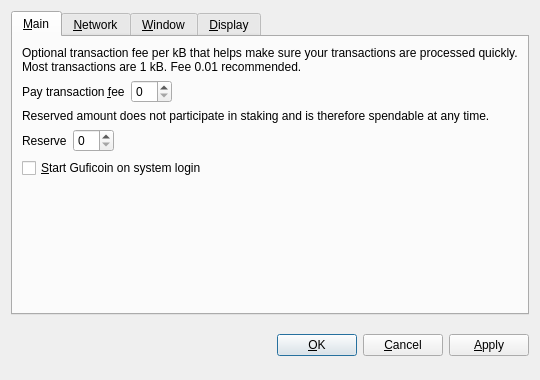
<?xml version="1.0" encoding="UTF-8"?>
<ui version="4.0">
 <class>OptionsDialog</class>
 <widget class="QDialog" name="OptionsDialog">
  <property name="geometry">
   <rect>
    <x>0</x>
    <y>0</y>
    <width>540</width>
    <height>380</height>
   </rect>
  </property>
  <property name="windowTitle">
   <string>Options</string>
  </property>
  <property name="modal">
   <bool>true</bool>
  </property>
  <layout class="QVBoxLayout" name="verticalLayout">
   <item>
    <widget class="QTabWidget" name="tabWidget">
     <property name="tabPosition">
      <enum>QTabWidget::North</enum>
     </property>
     <property name="currentIndex">
      <number>0</number>
     </property>
     <widget class="QWidget" name="tabMain">
      <attribute name="title">
       <string>&amp;Main</string>
      </attribute>
      <layout class="QVBoxLayout" name="verticalLayout_Main">
       <item>
        <widget class="QLabel" name="transactionFeeInfoLabel">
         <property name="text">
          <string>Optional transaction fee per kB that helps make sure your transactions are processed quickly. Most transactions are 1 kB. Fee 0.01 recommended.</string>
         </property>
         <property name="textFormat">
          <enum>Qt::PlainText</enum>
         </property>
         <property name="wordWrap">
          <bool>true</bool>
         </property>
        </widget>
       </item>
       <item>
        <layout class="QHBoxLayout" name="horizontalLayoutFee">
         <item>
          <widget class="QLabel" name="transactionFeeLabel">
           <property name="text">
            <string>Pay transaction &amp;fee</string>
           </property>
           <property name="textFormat">
            <enum>Qt::PlainText</enum>
           </property>
           <property name="buddy">
            <cstring>transactionFee</cstring>
           </property>
          </widget>
         </item>
         <item>
          <widget class="BitcoinAmountField" name="transactionFee"/>
         </item>
         <item>
          <spacer name="horizontalSpacerFee">
           <property name="orientation">
            <enum>Qt::Horizontal</enum>
           </property>
           <property name="sizeHint" stdset="0">
            <size>
             <width>40</width>
             <height>20</height>
            </size>
           </property>
          </spacer>
         </item>
        </layout>
       </item>
       <item>
        <widget class="QLabel" name="reserveBalanceInfoLabel">
         <property name="text">
          <string>Reserved amount does not participate in staking and is therefore spendable at any time.</string>
         </property>
         <property name="textFormat">
          <enum>Qt::PlainText</enum>
         </property>
         <property name="wordWrap">
          <bool>true</bool>
         </property>
        </widget>
       </item>
       <item>
        <layout class="QHBoxLayout" name="horizontalLayoutReserveBalance">
         <item>
          <widget class="QLabel" name="reserveBalanceLabel">
           <property name="text">
            <string>Reserve</string>
           </property>
           <property name="textFormat">
            <enum>Qt::PlainText</enum>
           </property>
           <property name="buddy">
            <cstring>reserveBalance</cstring>
           </property>
          </widget>
         </item>
         <item>
          <widget class="BitcoinAmountField" name="reserveBalance"/>
         </item>
         <item>
          <spacer name="horizontalSpacerReserveBalance">
           <property name="orientation">
            <enum>Qt::Horizontal</enum>
           </property>
           <property name="sizeHint" stdset="0">
            <size>
             <width>40</width>
             <height>20</height>
            </size>
           </property>
          </spacer>
         </item>
        </layout>
       </item>
       <item>
        <widget class="QCheckBox" name="bitcoinAtStartup">
         <property name="toolTip">
          <string>Automatically start Guficoin after logging in to the system.</string>
         </property>
         <property name="text">
          <string>&amp;Start Guficoin on system login</string>
         </property>
        </widget>
       </item>
       <item>
        <spacer name="verticalSpacer_Main">
         <property name="orientation">
          <enum>Qt::Vertical</enum>
         </property>
         <property name="sizeHint" stdset="0">
          <size>
           <width>20</width>
           <height>40</height>
          </size>
         </property>
        </spacer>
       </item>
      </layout>
     </widget>
     <widget class="QWidget" name="tabNetwork">
      <attribute name="title">
       <string>&amp;Network</string>
      </attribute>
      <layout class="QVBoxLayout" name="verticalLayout_Network">
       <item>
        <widget class="QCheckBox" name="mapPortUpnp">
         <property name="toolTip">
          <string>Automatically open the Guficoin client port on the router. This only works when your router supports UPnP and it is enabled.</string>
         </property>
         <property name="text">
          <string>Map port using &amp;UPnP</string>
         </property>
        </widget>
       </item>
       <item>
        <widget class="QCheckBox" name="connectSocks">
         <property name="toolTip">
          <string>Connect to the Guficoin network through a SOCKS proxy (e.g. when connecting through Tor).</string>
         </property>
         <property name="text">
          <string>&amp;Connect through SOCKS proxy:</string>
         </property>
        </widget>
       </item>
       <item>
        <layout class="QHBoxLayout" name="horizontalLayout_Network">
         <item>
          <widget class="QLabel" name="proxyIpLabel">
           <property name="text">
            <string>Proxy &amp;IP:</string>
           </property>
           <property name="textFormat">
            <enum>Qt::PlainText</enum>
           </property>
           <property name="buddy">
            <cstring>proxyIp</cstring>
           </property>
          </widget>
         </item>
         <item>
          <widget class="QValidatedLineEdit" name="proxyIp">
           <property name="maximumSize">
            <size>
             <width>140</width>
             <height>16777215</height>
            </size>
           </property>
           <property name="toolTip">
            <string>IP address of the proxy (e.g. 127.0.0.1)</string>
           </property>
          </widget>
         </item>
         <item>
          <widget class="QLabel" name="proxyPortLabel">
           <property name="text">
            <string>&amp;Port:</string>
           </property>
           <property name="textFormat">
            <enum>Qt::PlainText</enum>
           </property>
           <property name="buddy">
            <cstring>proxyPort</cstring>
           </property>
          </widget>
         </item>
         <item>
          <widget class="QLineEdit" name="proxyPort">
           <property name="maximumSize">
            <size>
             <width>55</width>
             <height>16777215</height>
            </size>
           </property>
           <property name="toolTip">
            <string>Port of the proxy (e.g. 9050)</string>
           </property>
          </widget>
         </item>
         <item>
          <widget class="QLabel" name="socksVersionLabel">
           <property name="text">
            <string>SOCKS &amp;Version:</string>
           </property>
           <property name="textFormat">
            <enum>Qt::PlainText</enum>
           </property>
           <property name="buddy">
            <cstring>socksVersion</cstring>
           </property>
          </widget>
         </item>
         <item>
          <widget class="QValueComboBox" name="socksVersion">
           <property name="toolTip">
            <string>SOCKS version of the proxy (e.g. 5)</string>
           </property>
          </widget>
         </item>
         <item>
          <spacer name="horizontalSpacer_Network">
           <property name="orientation">
            <enum>Qt::Horizontal</enum>
           </property>
           <property name="sizeHint" stdset="0">
            <size>
             <width>40</width>
             <height>20</height>
            </size>
           </property>
          </spacer>
         </item>
        </layout>
       </item>
       <item>
        <spacer name="verticalSpacer_Network">
         <property name="orientation">
          <enum>Qt::Vertical</enum>
         </property>
         <property name="sizeHint" stdset="0">
          <size>
           <width>20</width>
           <height>40</height>
          </size>
         </property>
        </spacer>
       </item>
      </layout>
     </widget>
     <widget class="QWidget" name="tabWindow">
      <attribute name="title">
       <string>&amp;Window</string>
      </attribute>
      <layout class="QVBoxLayout" name="verticalLayout_Window">
       <item>
        <widget class="QCheckBox" name="minimizeToTray">
         <property name="toolTip">
          <string>Show only a tray icon after minimizing the window.</string>
         </property>
         <property name="text">
          <string>&amp;Minimize to the tray instead of the taskbar</string>
         </property>
        </widget>
       </item>
       <item>
        <widget class="QCheckBox" name="minimizeOnClose">
         <property name="toolTip">
          <string>Minimize instead of exit the application when the window is closed. When this option is enabled, the application will be closed only after selecting Quit in the menu.</string>
         </property>
         <property name="text">
          <string>M&amp;inimize on close</string>
         </property>
        </widget>
       </item>
       <item>
        <spacer name="verticalSpacer_Window">
         <property name="orientation">
          <enum>Qt::Vertical</enum>
         </property>
         <property name="sizeHint" stdset="0">
          <size>
           <width>20</width>
           <height>40</height>
          </size>
         </property>
        </spacer>
       </item>
      </layout>
     </widget>
     <widget class="QWidget" name="tabDisplay">
      <attribute name="title">
       <string>&amp;Display</string>
      </attribute>
      <layout class="QVBoxLayout" name="verticalLayout_Display">
       <item>
        <layout class="QHBoxLayout" name="horizontalLayout_1_Display">
         <item>
          <widget class="QLabel" name="langLabel">
           <property name="text">
            <string>User Interface &amp;language:</string>
           </property>
           <property name="textFormat">
            <enum>Qt::PlainText</enum>
           </property>
           <property name="buddy">
            <cstring>lang</cstring>
           </property>
          </widget>
         </item>
         <item>
          <widget class="QValueComboBox" name="lang">
           <property name="toolTip">
            <string>The user interface language can be set here. This setting will take effect after restarting Guficoin.</string>
           </property>
          </widget>
         </item>
        </layout>
       </item>
       <item>
        <layout class="QHBoxLayout" name="horizontalLayout_2_Display">
         <item>
          <widget class="QLabel" name="unitLabel">
           <property name="text">
            <string>&amp;Unit to show amounts in:</string>
           </property>
           <property name="textFormat">
            <enum>Qt::PlainText</enum>
           </property>
           <property name="buddy">
            <cstring>unit</cstring>
           </property>
          </widget>
         </item>
         <item>
          <widget class="QValueComboBox" name="unit">
           <property name="toolTip">
            <string>Choose the default subdivision unit to show in the interface and when sending coins.</string>
           </property>
          </widget>
         </item>
        </layout>
       </item>
       <item>
        <widget class="QCheckBox" name="displayAddresses">
         <property name="toolTip">
          <string>Whether to show Guficoin addresses in the transaction list or not.</string>
         </property>
         <property name="text">
          <string>&amp;Display addresses in transaction list</string>
         </property>
        </widget>
       </item>
       <item>
        <widget class="QCheckBox" name="coinControlFeatures">
         <property name="toolTip">
          <string>Whether to show coin control features or not.</string>
         </property>
         <property name="text">
          <string>Display coin &amp;control features (experts only!)</string>
         </property>
        </widget>
       </item>
       <item>
        <spacer name="verticalSpacer_Display">
         <property name="orientation">
          <enum>Qt::Vertical</enum>
         </property>
         <property name="sizeHint" stdset="0">
          <size>
           <width>20</width>
           <height>40</height>
          </size>
         </property>
        </spacer>
       </item>
      </layout>
     </widget>
    </widget>
   </item>
   <item>
    <layout class="QHBoxLayout" name="horizontalLayout_Buttons">
     <item>
      <spacer name="horizontalSpacer_1">
       <property name="orientation">
        <enum>Qt::Horizontal</enum>
       </property>
       <property name="sizeHint" stdset="0">
        <size>
         <width>40</width>
         <height>48</height>
        </size>
       </property>
      </spacer>
     </item>
     <item>
      <widget class="QLabel" name="statusLabel">
       <property name="font">
        <font>
         <weight>75</weight>
         <bold>true</bold>
        </font>
       </property>
       <property name="text">
        <string/>
       </property>
       <property name="textFormat">
        <enum>Qt::PlainText</enum>
       </property>
       <property name="wordWrap">
        <bool>true</bool>
       </property>
      </widget>
     </item>
     <item>
      <spacer name="horizontalSpacer_2">
       <property name="orientation">
        <enum>Qt::Horizontal</enum>
       </property>
       <property name="sizeHint" stdset="0">
        <size>
         <width>40</width>
         <height>48</height>
        </size>
       </property>
      </spacer>
     </item>
     <item>
      <widget class="QPushButton" name="okButton">
       <property name="text">
        <string>&amp;OK</string>
       </property>
      </widget>
     </item>
     <item>
      <widget class="QPushButton" name="cancelButton">
       <property name="text">
        <string>&amp;Cancel</string>
       </property>
       <property name="autoDefault">
        <bool>false</bool>
       </property>
      </widget>
     </item>
     <item>
      <widget class="QPushButton" name="applyButton">
       <property name="text">
        <string>&amp;Apply</string>
       </property>
       <property name="autoDefault">
        <bool>false</bool>
       </property>
      </widget>
     </item>
    </layout>
   </item>
  </layout>
 </widget>
 <customwidgets>
  <customwidget>
   <class>BitcoinAmountField</class>
   <extends>QSpinBox</extends>
   <header>bitcoinamountfield.h</header>
  </customwidget>
  <customwidget>
   <class>QValueComboBox</class>
   <extends>QComboBox</extends>
   <header>qvaluecombobox.h</header>
  </customwidget>
  <customwidget>
   <class>QValidatedLineEdit</class>
   <extends>QLineEdit</extends>
   <header>qvalidatedlineedit.h</header>
  </customwidget>
 </customwidgets>
 <resources/>
 <connections/>
</ui>
